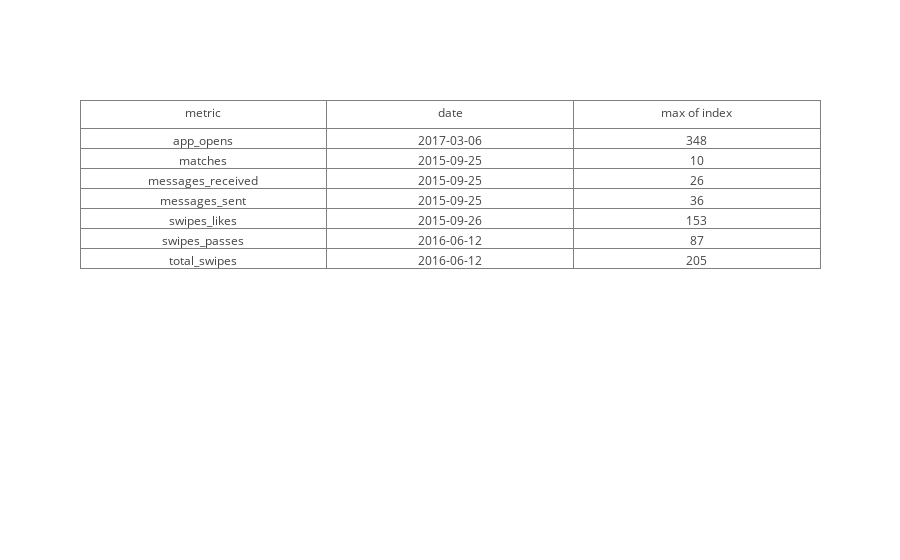

Here is the notebook cell this chart was saved with:
### Code cell
iplot(data)

### Figure 1 — Plotly figure (JSON) as saved in the notebook; plotly's stock layout.template omitted (floating-point values rounded to 4 significant figures)
{"data": [{"cells": {"values": [["app_opens", "matches", "messages_received", "messages_sent", "swipes_likes", "swipes_passes", "total_swipes"], ["2017-03-06", "2015-09-25", "2015-09-25", "2015-09-25", "2015-09-26", "2016-06-12", "2016-06-12"], [348, 10, 26, 36, 153, 87, 205]]}, "header": {"values": ["metric", "date", "max of index"]}, "name": "Max Usage Metrics", "type": "table", "uid": "052b571b-8340-42b9-a0cc-6b2120612827"}], "layout": {}}
